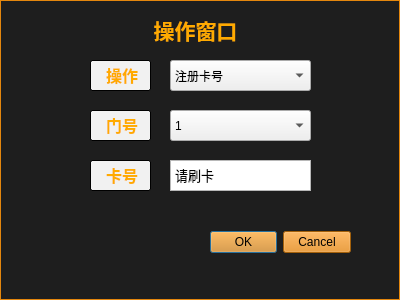
<?xml version="1.0" encoding="UTF-8"?>
<ui version="4.0">
 <class>Reg_Dialog</class>
 <widget class="QDialog" name="Reg_Dialog">
  <property name="windowModality">
   <enum>Qt::NonModal</enum>
  </property>
  <property name="geometry">
   <rect>
    <x>0</x>
    <y>0</y>
    <width>400</width>
    <height>300</height>
   </rect>
  </property>
  <property name="acceptDrops">
   <bool>false</bool>
  </property>
  <property name="windowTitle">
   <string>Dialog</string>
  </property>
  <property name="statusTip">
   <string/>
  </property>
  <property name="autoFillBackground">
   <bool>false</bool>
  </property>
  <property name="styleSheet">
   <string notr="true">QDialog{
background-color: rgb(14,135,228);
background-color: rgb(30,30,30);
border: 1px solid rgb(228,135,14);
border-radius:0px;
}
QPushButton{
	background-color: rgb(228,135,14);

	
}
</string>
  </property>
  <property name="modal">
   <bool>false</bool>
  </property>
  <widget class="QDialogButtonBox" name="buttonBox">
   <property name="geometry">
    <rect>
     <x>210</x>
     <y>230</y>
     <width>141</width>
     <height>25</height>
    </rect>
   </property>
   <property name="font">
    <font>
     <pointsize>12</pointsize>
    </font>
   </property>
   <property name="contextMenuPolicy">
    <enum>Qt::DefaultContextMenu</enum>
   </property>
   <property name="layoutDirection">
    <enum>Qt::LeftToRight</enum>
   </property>
   <property name="autoFillBackground">
    <bool>false</bool>
   </property>
   <property name="styleSheet">
    <string notr="true">QPushButton{
background-color: rgb(228,135,14);

};</string>
   </property>
   <property name="orientation">
    <enum>Qt::Horizontal</enum>
   </property>
   <property name="standardButtons">
    <set>QDialogButtonBox::Cancel|QDialogButtonBox::Ok</set>
   </property>
   <property name="centerButtons">
    <bool>true</bool>
   </property>
  </widget>
  <widget class="QLabel" name="label">
   <property name="geometry">
    <rect>
     <x>130</x>
     <y>10</y>
     <width>131</width>
     <height>41</height>
    </rect>
   </property>
   <property name="text">
    <string>&lt;html&gt;&lt;head/&gt;&lt;body&gt;&lt;p align=&quot;center&quot;&gt;&lt;span style=&quot; font-size:16pt; font-weight:600; color:#ffaa00;&quot;&gt;操作窗口&lt;/span&gt;&lt;/p&gt;&lt;/body&gt;&lt;/html&gt;</string>
   </property>
  </widget>
  <widget class="QLabel" name="label_operate">
   <property name="geometry">
    <rect>
     <x>90</x>
     <y>60</y>
     <width>61</width>
     <height>31</height>
    </rect>
   </property>
   <property name="styleSheet">
    <string notr="true">QLabel{
border:1px solid black;
border-radius:2px;
background-color: rgb(241, 241, 241);
}</string>
   </property>
   <property name="text">
    <string>&lt;html&gt;&lt;head/&gt;&lt;body&gt;&lt;p align=&quot;center&quot;&gt;&lt;span style=&quot; font-size:12pt; font-weight:600; color:#ffaa00;&quot;&gt;操作&lt;/span&gt;&lt;/p&gt;&lt;/body&gt;&lt;/html&gt;</string>
   </property>
  </widget>
  <widget class="QComboBox" name="comboBox_operate">
   <property name="geometry">
    <rect>
     <x>170</x>
     <y>60</y>
     <width>141</width>
     <height>31</height>
    </rect>
   </property>
   <item>
    <property name="text">
     <string>注册卡号</string>
    </property>
   </item>
   <item>
    <property name="text">
     <string>删除卡号</string>
    </property>
   </item>
  </widget>
  <widget class="QLabel" name="label_doornum">
   <property name="geometry">
    <rect>
     <x>90</x>
     <y>110</y>
     <width>61</width>
     <height>31</height>
    </rect>
   </property>
   <property name="styleSheet">
    <string notr="true">QLabel{
border:1px solid black;
border-radius:2px;
background-color: rgb(241, 241, 241);
}</string>
   </property>
   <property name="text">
    <string>&lt;html&gt;&lt;head/&gt;&lt;body&gt;&lt;p align=&quot;center&quot;&gt;&lt;span style=&quot; font-size:12pt; font-weight:600; color:#ffaa00;&quot;&gt;门号&lt;/span&gt;&lt;/p&gt;&lt;/body&gt;&lt;/html&gt;</string>
   </property>
  </widget>
  <widget class="QComboBox" name="comboBox_doornum">
   <property name="geometry">
    <rect>
     <x>170</x>
     <y>110</y>
     <width>141</width>
     <height>31</height>
    </rect>
   </property>
   <property name="statusTip">
    <string/>
   </property>
   <property name="layoutDirection">
    <enum>Qt::LeftToRight</enum>
   </property>
   <item>
    <property name="text">
     <string>1</string>
    </property>
   </item>
   <item>
    <property name="text">
     <string>2</string>
    </property>
   </item>
   <item>
    <property name="text">
     <string>3</string>
    </property>
   </item>
   <item>
    <property name="text">
     <string>4</string>
    </property>
   </item>
   <item>
    <property name="text">
     <string>5</string>
    </property>
   </item>
   <item>
    <property name="text">
     <string>6</string>
    </property>
   </item>
   <item>
    <property name="text">
     <string>7</string>
    </property>
   </item>
   <item>
    <property name="text">
     <string>8</string>
    </property>
   </item>
   <item>
    <property name="text">
     <string>9</string>
    </property>
   </item>
   <item>
    <property name="text">
     <string>10</string>
    </property>
   </item>
   <item>
    <property name="text">
     <string>11</string>
    </property>
   </item>
   <item>
    <property name="text">
     <string>12</string>
    </property>
   </item>
   <item>
    <property name="text">
     <string>13</string>
    </property>
   </item>
   <item>
    <property name="text">
     <string>14</string>
    </property>
   </item>
   <item>
    <property name="text">
     <string>15</string>
    </property>
   </item>
   <item>
    <property name="text">
     <string>16</string>
    </property>
   </item>
   <item>
    <property name="text">
     <string>17</string>
    </property>
   </item>
   <item>
    <property name="text">
     <string>18</string>
    </property>
   </item>
   <item>
    <property name="text">
     <string>19</string>
    </property>
   </item>
   <item>
    <property name="text">
     <string>20</string>
    </property>
   </item>
  </widget>
  <widget class="QLabel" name="label_cardnum">
   <property name="geometry">
    <rect>
     <x>90</x>
     <y>160</y>
     <width>61</width>
     <height>31</height>
    </rect>
   </property>
   <property name="styleSheet">
    <string notr="true">QLabel{
border:1px solid black;
border-radius:2px;
background-color: rgb(241, 241, 241);
}</string>
   </property>
   <property name="text">
    <string>&lt;html&gt;&lt;head/&gt;&lt;body&gt;&lt;p align=&quot;center&quot;&gt;&lt;span style=&quot; font-size:12pt; font-weight:600; color:#ffaa00;&quot;&gt;卡号&lt;/span&gt;&lt;/p&gt;&lt;/body&gt;&lt;/html&gt;</string>
   </property>
  </widget>
  <widget class="QTextBrowser" name="textBrowser_cardnum">
   <property name="geometry">
    <rect>
     <x>170</x>
     <y>160</y>
     <width>141</width>
     <height>31</height>
    </rect>
   </property>
   <property name="html">
    <string>&lt;!DOCTYPE HTML PUBLIC &quot;-//W3C//DTD HTML 4.0//EN&quot; &quot;http://www.w3.org/TR/REC-html40/strict.dtd&quot;&gt;
&lt;html&gt;&lt;head&gt;&lt;meta name=&quot;qrichtext&quot; content=&quot;1&quot; /&gt;&lt;style type=&quot;text/css&quot;&gt;
p, li { white-space: pre-wrap; }
&lt;/style&gt;&lt;/head&gt;&lt;body style=&quot; font-family:'Sans Serif'; font-size:9pt; font-weight:400; font-style:normal;&quot;&gt;
&lt;p style=&quot; margin-top:0px; margin-bottom:0px; margin-left:0px; margin-right:0px; -qt-block-indent:0; text-indent:0px;&quot;&gt;&lt;span style=&quot; font-size:10pt;&quot;&gt;请刷卡&lt;/span&gt;&lt;/p&gt;&lt;/body&gt;&lt;/html&gt;</string>
   </property>
  </widget>
 </widget>
 <resources/>
 <connections>
  <connection>
   <sender>buttonBox</sender>
   <signal>accepted()</signal>
   <receiver>Reg_Dialog</receiver>
   <slot>accept()</slot>
   <hints>
    <hint type="sourcelabel">
     <x>248</x>
     <y>254</y>
    </hint>
    <hint type="destinationlabel">
     <x>157</x>
     <y>274</y>
    </hint>
   </hints>
  </connection>
  <connection>
   <sender>buttonBox</sender>
   <signal>rejected()</signal>
   <receiver>Reg_Dialog</receiver>
   <slot>reject()</slot>
   <hints>
    <hint type="sourcelabel">
     <x>316</x>
     <y>260</y>
    </hint>
    <hint type="destinationlabel">
     <x>286</x>
     <y>274</y>
    </hint>
   </hints>
  </connection>
 </connections>
</ui>
